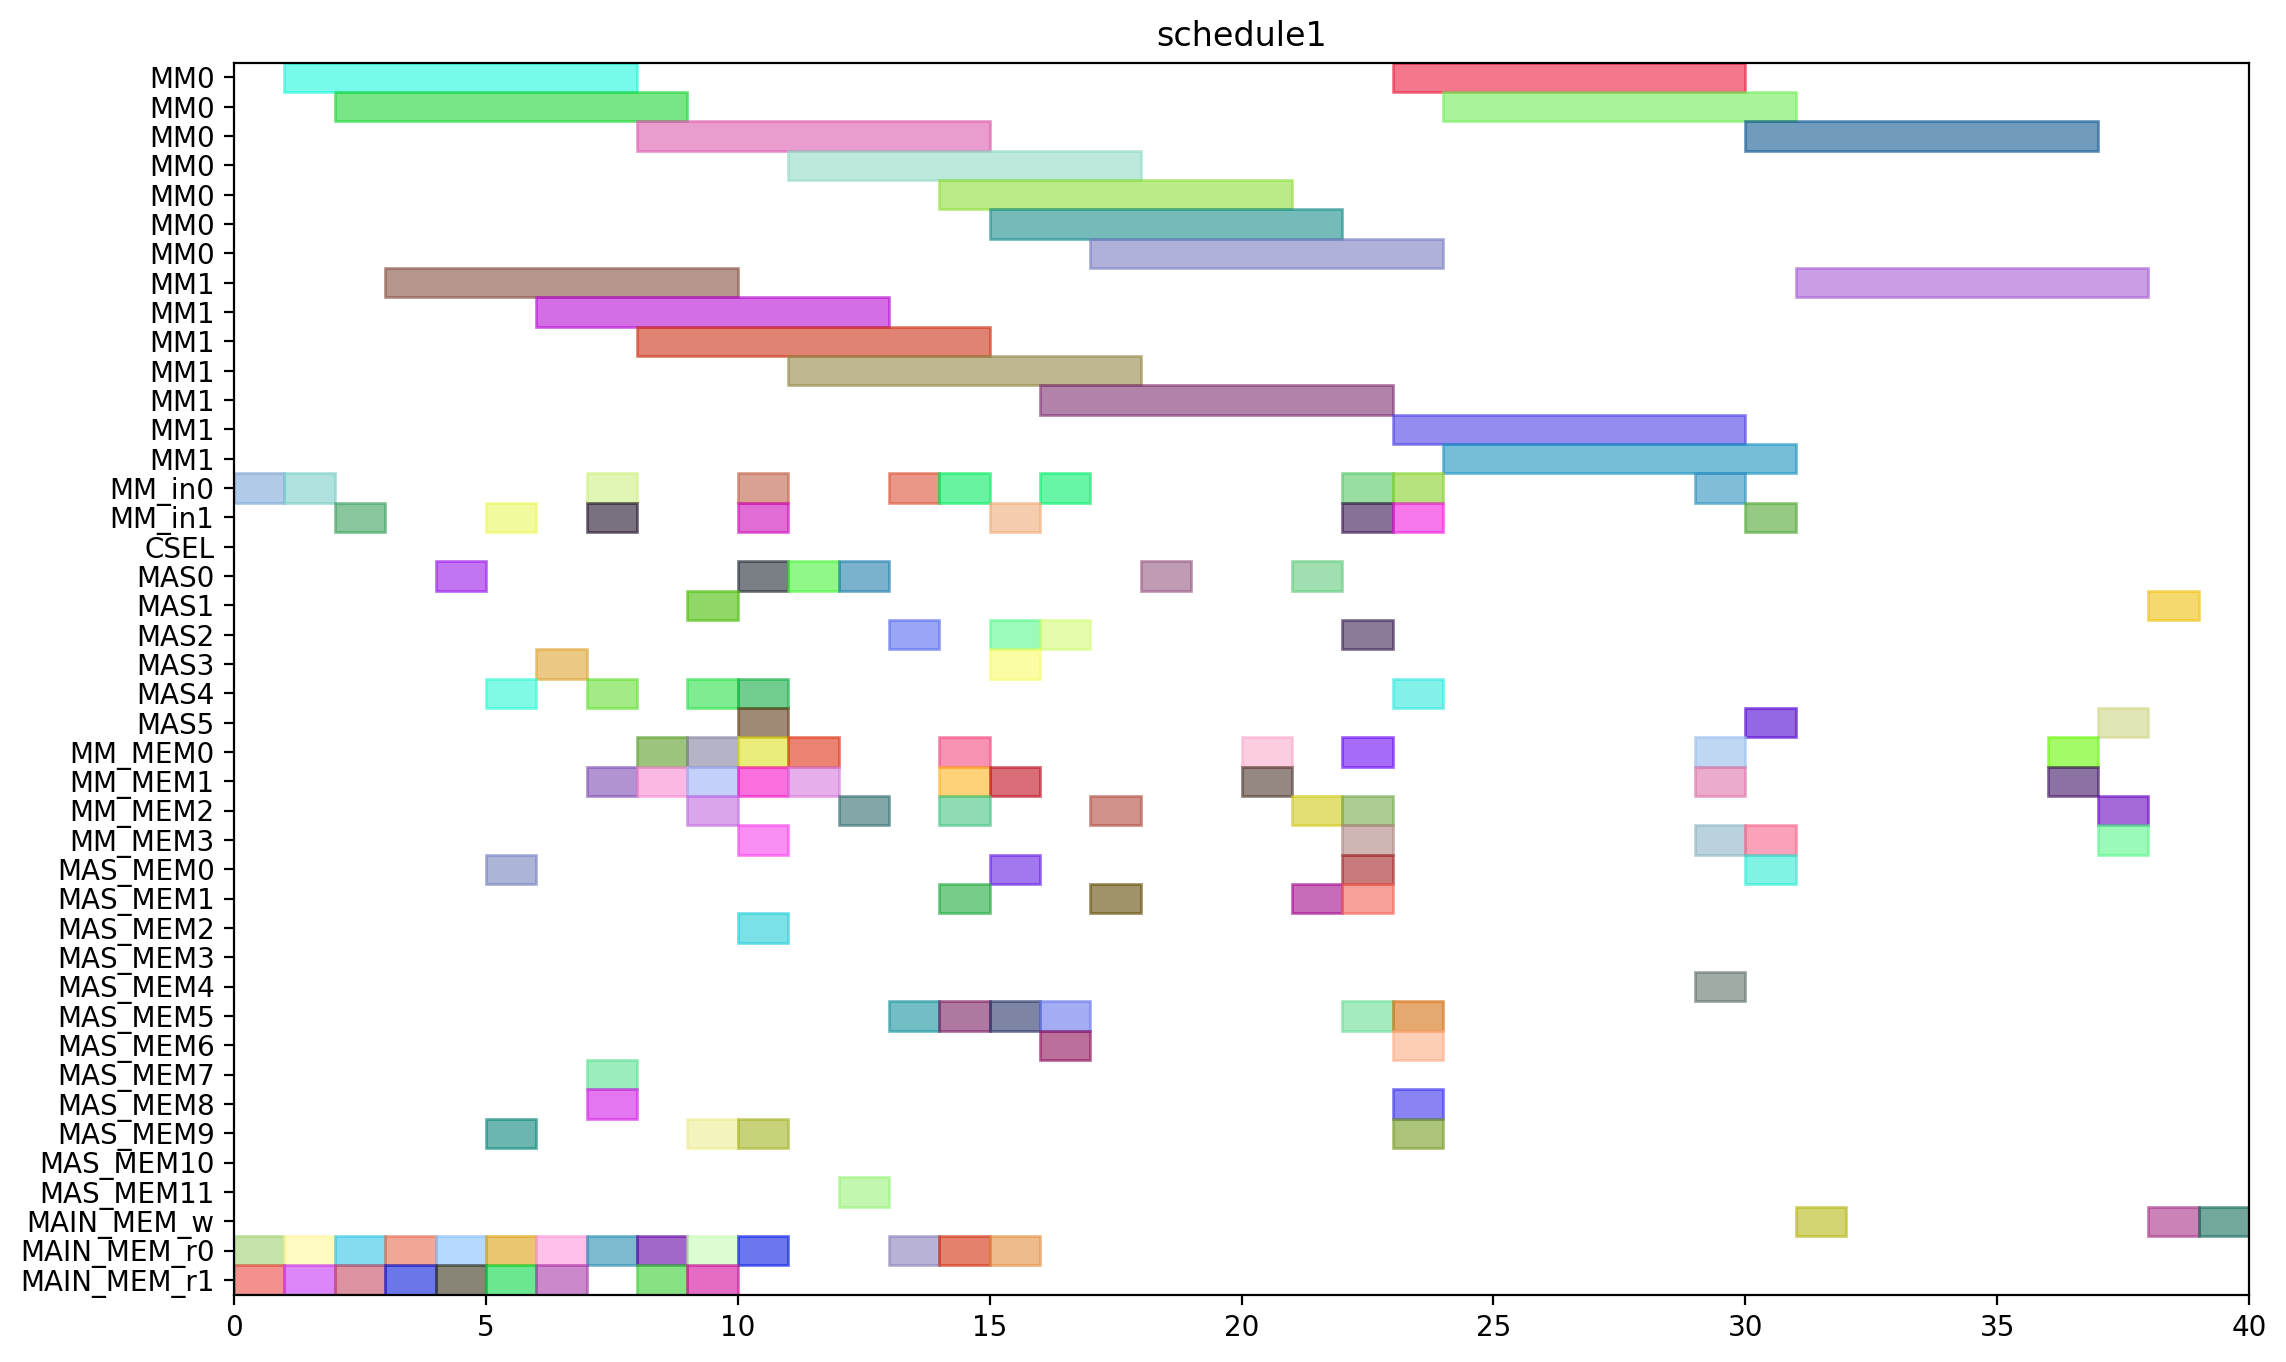

Here is the Python script that generated this plot:
from pyschedule import Scenario, solvers, plotters, alt


def solve():
	horizon = 150
	S = Scenario("schedule1", horizon=horizon)

	# resource
	MM = S.Resources('MM', num=2, size=7)
	MM_in = S.Resources('MM_in', num=2)
	CSEL = S.Resource('CSEL')
	MAS = S.Resources('MAS', num=6, size=1, periods=range(1, horizon))
	MM_MEM = S.Resources('MM_MEM', num=4)
	MAS_MEM = S.Resources('MAS_MEM', num=12)
	MAIN_MEM_w = S.Resource('MAIN_MEM_w', size=1)
	MAIN_MEM_r = S.Resources('MAIN_MEM_r', num=2)

	# result of previous scheduling
	t2_in = S.Task('t2_in', length=1, delay_cost=1)
	S += t2_in >= 0
	t2_in += MM_in[0]

	t2_mem0 = S.Task('t2_mem0', length=1, delay_cost=1)
	S += t2_mem0 >= 0
	t2_mem0 += MAIN_MEM_r[0]

	t2_mem1 = S.Task('t2_mem1', length=1, delay_cost=1)
	S += t2_mem1 >= 0
	t2_mem1 += MAIN_MEM_r[1]

	t0_in = S.Task('t0_in', length=1, delay_cost=1)
	S += t0_in >= 1
	t0_in += MM_in[0]

	t0_mem0 = S.Task('t0_mem0', length=1, delay_cost=1)
	S += t0_mem0 >= 1
	t0_mem0 += MAIN_MEM_r[0]

	t0_mem1 = S.Task('t0_mem1', length=1, delay_cost=1)
	S += t0_mem1 >= 1
	t0_mem1 += MAIN_MEM_r[1]

	t2 = S.Task('t2', length=7, delay_cost=1)
	S += t2 >= 1
	t2 += MM[0]

	t0 = S.Task('t0', length=7, delay_cost=1)
	S += t0 >= 2
	t0 += MM[0]

	t1_in = S.Task('t1_in', length=1, delay_cost=1)
	S += t1_in >= 2
	t1_in += MM_in[1]

	t1_mem0 = S.Task('t1_mem0', length=1, delay_cost=1)
	S += t1_mem0 >= 2
	t1_mem0 += MAIN_MEM_r[0]

	t1_mem1 = S.Task('t1_mem1', length=1, delay_cost=1)
	S += t1_mem1 >= 2
	t1_mem1 += MAIN_MEM_r[1]

	t1 = S.Task('t1', length=7, delay_cost=1)
	S += t1 >= 3
	t1 += MM[1]

	t8_mem0 = S.Task('t8_mem0', length=1, delay_cost=1)
	S += t8_mem0 >= 3
	t8_mem0 += MAIN_MEM_r[0]

	t8_mem1 = S.Task('t8_mem1', length=1, delay_cost=1)
	S += t8_mem1 >= 3
	t8_mem1 += MAIN_MEM_r[1]

	t8 = S.Task('t8', length=1, delay_cost=1)
	S += t8 >= 4
	t8 += MAS[0]

	t9_mem0 = S.Task('t9_mem0', length=1, delay_cost=1)
	S += t9_mem0 >= 4
	t9_mem0 += MAIN_MEM_r[0]

	t9_mem1 = S.Task('t9_mem1', length=1, delay_cost=1)
	S += t9_mem1 >= 4
	t9_mem1 += MAIN_MEM_r[1]

	t10_in = S.Task('t10_in', length=1, delay_cost=1)
	S += t10_in >= 5
	t10_in += MM_in[1]

	t10_mem0 = S.Task('t10_mem0', length=1, delay_cost=1)
	S += t10_mem0 >= 5
	t10_mem0 += MAS_MEM[0]

	t10_mem1 = S.Task('t10_mem1', length=1, delay_cost=1)
	S += t10_mem1 >= 5
	t10_mem1 += MAS_MEM[9]

	t4_mem0 = S.Task('t4_mem0', length=1, delay_cost=1)
	S += t4_mem0 >= 5
	t4_mem0 += MAIN_MEM_r[0]

	t4_mem1 = S.Task('t4_mem1', length=1, delay_cost=1)
	S += t4_mem1 >= 5
	t4_mem1 += MAIN_MEM_r[1]

	t9 = S.Task('t9', length=1, delay_cost=1)
	S += t9 >= 5
	t9 += MAS[4]

	t10 = S.Task('t10', length=7, delay_cost=1)
	S += t10 >= 6
	t10 += MM[1]

	t3_mem0 = S.Task('t3_mem0', length=1, delay_cost=1)
	S += t3_mem0 >= 6
	t3_mem0 += MAIN_MEM_r[0]

	t3_mem1 = S.Task('t3_mem1', length=1, delay_cost=1)
	S += t3_mem1 >= 6
	t3_mem1 += MAIN_MEM_r[1]

	t4 = S.Task('t4', length=1, delay_cost=1)
	S += t4 >= 6
	t4 += MAS[3]

	t26_in = S.Task('t26_in', length=1, delay_cost=1)
	S += t26_in >= 7
	t26_in += MM_in[0]

	t26_mem0 = S.Task('t26_mem0', length=1, delay_cost=1)
	S += t26_mem0 >= 7
	t26_mem0 += MAIN_MEM_r[0]

	t26_mem1 = S.Task('t26_mem1', length=1, delay_cost=1)
	S += t26_mem1 >= 7
	t26_mem1 += MM_MEM[1]

	t3 = S.Task('t3', length=1, delay_cost=1)
	S += t3 >= 7
	t3 += MAS[4]

	t5_in = S.Task('t5_in', length=1, delay_cost=1)
	S += t5_in >= 7
	t5_in += MM_in[1]

	t5_mem0 = S.Task('t5_mem0', length=1, delay_cost=1)
	S += t5_mem0 >= 7
	t5_mem0 += MAS_MEM[8]

	t5_mem1 = S.Task('t5_mem1', length=1, delay_cost=1)
	S += t5_mem1 >= 7
	t5_mem1 += MAS_MEM[7]

	t13_mem0 = S.Task('t13_mem0', length=1, delay_cost=1)
	S += t13_mem0 >= 8
	t13_mem0 += MAIN_MEM_r[0]

	t13_mem1 = S.Task('t13_mem1', length=1, delay_cost=1)
	S += t13_mem1 >= 8
	t13_mem1 += MAIN_MEM_r[1]

	t24_mem0 = S.Task('t24_mem0', length=1, delay_cost=1)
	S += t24_mem0 >= 8
	t24_mem0 += MM_MEM[0]

	t24_mem1 = S.Task('t24_mem1', length=1, delay_cost=1)
	S += t24_mem1 >= 8
	t24_mem1 += MM_MEM[1]

	t26 = S.Task('t26', length=7, delay_cost=1)
	S += t26 >= 8
	t26 += MM[0]

	t5 = S.Task('t5', length=7, delay_cost=1)
	S += t5 >= 8
	t5 += MM[1]

	t11_mem0 = S.Task('t11_mem0', length=1, delay_cost=1)
	S += t11_mem0 >= 9
	t11_mem0 += MM_MEM[2]

	t11_mem1 = S.Task('t11_mem1', length=1, delay_cost=1)
	S += t11_mem1 >= 9
	t11_mem1 += MM_MEM[1]

	t13 = S.Task('t13', length=1, delay_cost=1)
	S += t13 >= 9
	t13 += MAS[1]

	t14_mem0 = S.Task('t14_mem0', length=1, delay_cost=1)
	S += t14_mem0 >= 9
	t14_mem0 += MAIN_MEM_r[0]

	t14_mem1 = S.Task('t14_mem1', length=1, delay_cost=1)
	S += t14_mem1 >= 9
	t14_mem1 += MAIN_MEM_r[1]

	t24 = S.Task('t24', length=1, delay_cost=1)
	S += t24 >= 9
	t24 += MAS[4]

	t25_mem0 = S.Task('t25_mem0', length=1, delay_cost=1)
	S += t25_mem0 >= 9
	t25_mem0 += MM_MEM[0]

	t25_mem1 = S.Task('t25_mem1', length=1, delay_cost=1)
	S += t25_mem1 >= 9
	t25_mem1 += MAS_MEM[9]

	t11 = S.Task('t11', length=1, delay_cost=1)
	S += t11 >= 10
	t11 += MAS[5]

	t14 = S.Task('t14', length=1, delay_cost=1)
	S += t14 >= 10
	t14 += MAS[4]

	t15_in = S.Task('t15_in', length=1, delay_cost=1)
	S += t15_in >= 10
	t15_in += MM_in[1]

	t15_mem0 = S.Task('t15_mem0', length=1, delay_cost=1)
	S += t15_mem0 >= 10
	t15_mem0 += MAS_MEM[2]

	t15_mem1 = S.Task('t15_mem1', length=1, delay_cost=1)
	S += t15_mem1 >= 10
	t15_mem1 += MAS_MEM[9]

	t19_in = S.Task('t19_in', length=1, delay_cost=1)
	S += t19_in >= 10
	t19_in += MM_in[0]

	t19_mem0 = S.Task('t19_mem0', length=1, delay_cost=1)
	S += t19_mem0 >= 10
	t19_mem0 += MAIN_MEM_r[0]

	t19_mem1 = S.Task('t19_mem1', length=1, delay_cost=1)
	S += t19_mem1 >= 10
	t19_mem1 += MM_MEM[1]

	t25 = S.Task('t25', length=1, delay_cost=1)
	S += t25 >= 10
	t25 += MAS[0]

	t6_mem0 = S.Task('t6_mem0', length=1, delay_cost=1)
	S += t6_mem0 >= 10
	t6_mem0 += MM_MEM[0]

	t6_mem1 = S.Task('t6_mem1', length=1, delay_cost=1)
	S += t6_mem1 >= 10
	t6_mem1 += MM_MEM[3]

	t15 = S.Task('t15', length=7, delay_cost=1)
	S += t15 >= 11
	t15 += MM[1]

	t16_mem0 = S.Task('t16_mem0', length=1, delay_cost=1)
	S += t16_mem0 >= 11
	t16_mem0 += MM_MEM[0]

	t16_mem1 = S.Task('t16_mem1', length=1, delay_cost=1)
	S += t16_mem1 >= 11
	t16_mem1 += MM_MEM[1]

	t19 = S.Task('t19', length=7, delay_cost=1)
	S += t19 >= 11
	t19 += MM[0]

	t6 = S.Task('t6', length=1, delay_cost=1)
	S += t6 >= 11
	t6 += MAS[0]

	t12_mem0 = S.Task('t12_mem0', length=1, delay_cost=1)
	S += t12_mem0 >= 12
	t12_mem0 += MM_MEM[2]

	t12_mem1 = S.Task('t12_mem1', length=1, delay_cost=1)
	S += t12_mem1 >= 12
	t12_mem1 += MAS_MEM[11]

	t16 = S.Task('t16', length=1, delay_cost=1)
	S += t16 >= 12
	t16 += MAS[0]

	t12 = S.Task('t12', length=1, delay_cost=1)
	S += t12 >= 13
	t12 += MAS[2]

	t18_in = S.Task('t18_in', length=1, delay_cost=1)
	S += t18_in >= 13
	t18_in += MM_in[0]

	t18_mem0 = S.Task('t18_mem0', length=1, delay_cost=1)
	S += t18_mem0 >= 13
	t18_mem0 += MAIN_MEM_r[0]

	t18_mem1 = S.Task('t18_mem1', length=1, delay_cost=1)
	S += t18_mem1 >= 13
	t18_mem1 += MAS_MEM[5]

	t18 = S.Task('t18', length=7, delay_cost=1)
	S += t18 >= 14
	t18 += MM[0]

	t27_in = S.Task('t27_in', length=1, delay_cost=1)
	S += t27_in >= 14
	t27_in += MM_in[0]

	t27_mem0 = S.Task('t27_mem0', length=1, delay_cost=1)
	S += t27_mem0 >= 14
	t27_mem0 += MAIN_MEM_r[0]

	t27_mem1 = S.Task('t27_mem1', length=1, delay_cost=1)
	S += t27_mem1 >= 14
	t27_mem1 += MAS_MEM[5]

	t29_mem0 = S.Task('t29_mem0', length=1, delay_cost=1)
	S += t29_mem0 >= 14
	t29_mem0 += MM_MEM[0]

	t29_mem1 = S.Task('t29_mem1', length=1, delay_cost=1)
	S += t29_mem1 >= 14
	t29_mem1 += MM_MEM[1]

	t7_mem0 = S.Task('t7_mem0', length=1, delay_cost=1)
	S += t7_mem0 >= 14
	t7_mem0 += MM_MEM[2]

	t7_mem1 = S.Task('t7_mem1', length=1, delay_cost=1)
	S += t7_mem1 >= 14
	t7_mem1 += MAS_MEM[1]

	t27 = S.Task('t27', length=7, delay_cost=1)
	S += t27 >= 15
	t27 += MM[0]

	t28_mem0 = S.Task('t28_mem0', length=1, delay_cost=1)
	S += t28_mem0 >= 15
	t28_mem0 += MAS_MEM[0]

	t28_mem1 = S.Task('t28_mem1', length=1, delay_cost=1)
	S += t28_mem1 >= 15
	t28_mem1 += MM_MEM[1]

	t29 = S.Task('t29', length=1, delay_cost=1)
	S += t29 >= 15
	t29 += MAS[2]

	t30_in = S.Task('t30_in', length=1, delay_cost=1)
	S += t30_in >= 15
	t30_in += MM_in[1]

	t30_mem0 = S.Task('t30_mem0', length=1, delay_cost=1)
	S += t30_mem0 >= 15
	t30_mem0 += MAIN_MEM_r[0]

	t30_mem1 = S.Task('t30_mem1', length=1, delay_cost=1)
	S += t30_mem1 >= 15
	t30_mem1 += MAS_MEM[5]

	t7 = S.Task('t7', length=1, delay_cost=1)
	S += t7 >= 15
	t7 += MAS[3]

	t28 = S.Task('t28', length=1, delay_cost=1)
	S += t28 >= 16
	t28 += MAS[2]

	t30 = S.Task('t30', length=7, delay_cost=1)
	S += t30 >= 16
	t30 += MM[1]

	t35_in = S.Task('t35_in', length=1, delay_cost=1)
	S += t35_in >= 16
	t35_in += MM_in[0]

	t35_mem0 = S.Task('t35_mem0', length=1, delay_cost=1)
	S += t35_mem0 >= 16
	t35_mem0 += MAS_MEM[6]

	t35_mem1 = S.Task('t35_mem1', length=1, delay_cost=1)
	S += t35_mem1 >= 16
	t35_mem1 += MAS_MEM[5]

	t17_mem0 = S.Task('t17_mem0', length=1, delay_cost=1)
	S += t17_mem0 >= 17
	t17_mem0 += MM_MEM[2]

	t17_mem1 = S.Task('t17_mem1', length=1, delay_cost=1)
	S += t17_mem1 >= 17
	t17_mem1 += MAS_MEM[1]

	t35 = S.Task('t35', length=7, delay_cost=1)
	S += t35 >= 17
	t35 += MM[0]

	t17 = S.Task('t17', length=1, delay_cost=1)
	S += t17 >= 18
	t17 += MAS[0]

	t20_mem0 = S.Task('t20_mem0', length=1, delay_cost=1)
	S += t20_mem0 >= 20
	t20_mem0 += MM_MEM[0]

	t20_mem1 = S.Task('t20_mem1', length=1, delay_cost=1)
	S += t20_mem1 >= 20
	t20_mem1 += MM_MEM[1]

	t20 = S.Task('t20', length=1, delay_cost=1)
	S += t20 >= 21
	t20 += MAS[0]

	t31_in = S.Task('t31_in', length=1, delay_cost=1)
	S += t31_in >= 22
	t31_in += MM_in[1]

	t31_mem0 = S.Task('t31_mem0', length=1, delay_cost=1)
	S += t31_mem0 >= 22
	t31_mem0 += MM_MEM[0]

	t31_mem1 = S.Task('t31_mem1', length=1, delay_cost=1)
	S += t31_mem1 >= 22
	t31_mem1 += MM_MEM[3]

	t31 = S.Task('t31', length=7, delay_cost=1)
	S += t31 >= 23
	t31 += MM[1]


	# new tasks
	t21 = S.Task('t21', length=1, delay_cost=1)
	t21 += alt(MAS)
	t21_mem0 = S.Task('t21_mem0', length=1, delay_cost=1)
	t21_mem0 += MM_MEM[2]
	S += 9 < t21_mem0
	S += t21_mem0 <= t21

	t21_mem1 = S.Task('t21_mem1', length=1, delay_cost=1)
	t21_mem1 += MAS_MEM[1]
	S += 21 < t21_mem1
	S += t21_mem1 <= t21

	t22 = S.Task('t22', length=1, delay_cost=1)
	t22 += alt(MAS)
	t22_mem0 = S.Task('t22_mem0', length=1, delay_cost=1)
	t22_mem0 += MM_MEM[2]
	S += 9 < t22_mem0
	S += t22_mem0 <= t22

	t22_mem1 = S.Task('t22_mem1', length=1, delay_cost=1)
	t22_mem1 += MAS_MEM[1]
	S += 21 < t22_mem1
	S += t22_mem1 <= t22

	t32 = S.Task('t32', length=7, delay_cost=1)
	t32 += alt(MM)
	t32_in = S.Task('t32_in', length=1, delay_cost=1)
	t32_in += alt(MM_in)
	S += t32_in*MM_in[0]<=t32*MM[0]
	S += t32_in*MM_in[1]<=t32*MM[1]
	t32_mem0 = S.Task('t32_mem0', length=1, delay_cost=1)
	t32_mem0 += MAS_MEM[4]
	S += 16 < t32_mem0
	S += t32_mem0 <= t32

	t32_mem1 = S.Task('t32_mem1', length=1, delay_cost=1)
	t32_mem1 += MM_MEM[3]
	S += 29 < t32_mem1
	S += t32_mem1 <= t32

	t33 = S.Task('t33', length=7, delay_cost=1)
	t33 += alt(MM)
	t33_in = S.Task('t33_in', length=1, delay_cost=1)
	t33_in += alt(MM_in)
	S += t33_in*MM_in[0]<=t33*MM[0]
	S += t33_in*MM_in[1]<=t33*MM[1]
	t33_mem0 = S.Task('t33_mem0', length=1, delay_cost=1)
	t33_mem0 += MAS_MEM[0]
	S += 18 < t33_mem0
	S += t33_mem0 <= t33

	t33_mem1 = S.Task('t33_mem1', length=1, delay_cost=1)
	t33_mem1 += MM_MEM[3]
	S += 29 < t33_mem1
	S += t33_mem1 <= t33

	t23 = S.Task('t23', length=7, delay_cost=1)
	t23 += alt(MM)
	t23_in = S.Task('t23_in', length=1, delay_cost=1)
	t23_in += alt(MM_in)
	S += t23_in*MM_in[0]<=t23*MM[0]
	S += t23_in*MM_in[1]<=t23*MM[1]
	t23_mem0 = S.Task('t23_mem0', length=1, delay_cost=1)
	t23_mem0 += alt(MAS_MEM)
	S += (t21*MAS[0])-1 < t23_mem0*MAS_MEM[0]
	S += (t21*MAS[1])-1 < t23_mem0*MAS_MEM[2]
	S += (t21*MAS[2])-1 < t23_mem0*MAS_MEM[4]
	S += (t21*MAS[3])-1 < t23_mem0*MAS_MEM[6]
	S += (t21*MAS[4])-1 < t23_mem0*MAS_MEM[8]
	S += (t21*MAS[5])-1 < t23_mem0*MAS_MEM[10]
	S += t23_mem0 <= t23

	t23_mem1 = S.Task('t23_mem1', length=1, delay_cost=1)
	t23_mem1 += alt(MAS_MEM)
	S += (t22*MAS[0])-1 < t23_mem1*MAS_MEM[1]
	S += (t22*MAS[1])-1 < t23_mem1*MAS_MEM[3]
	S += (t22*MAS[2])-1 < t23_mem1*MAS_MEM[5]
	S += (t22*MAS[3])-1 < t23_mem1*MAS_MEM[7]
	S += (t22*MAS[4])-1 < t23_mem1*MAS_MEM[9]
	S += (t22*MAS[5])-1 < t23_mem1*MAS_MEM[11]
	S += t23_mem1 <= t23

	t34 = S.Task('t34', length=7, delay_cost=1)
	t34 += alt(MM)
	t34_in = S.Task('t34_in', length=1, delay_cost=1)
	t34_in += alt(MM_in)
	S += t34_in*MM_in[0]<=t34*MM[0]
	S += t34_in*MM_in[1]<=t34*MM[1]
	t34_mem0 = S.Task('t34_mem0', length=1, delay_cost=1)
	t34_mem0 += MAS_MEM[6]
	S += 15 < t34_mem0
	S += t34_mem0 <= t34

	t34_mem1 = S.Task('t34_mem1', length=1, delay_cost=1)
	t34_mem1 += alt(MAS_MEM)
	S += (t21*MAS[0])-1 < t34_mem1*MAS_MEM[1]
	S += (t21*MAS[1])-1 < t34_mem1*MAS_MEM[3]
	S += (t21*MAS[2])-1 < t34_mem1*MAS_MEM[5]
	S += (t21*MAS[3])-1 < t34_mem1*MAS_MEM[7]
	S += (t21*MAS[4])-1 < t34_mem1*MAS_MEM[9]
	S += (t21*MAS[5])-1 < t34_mem1*MAS_MEM[11]
	S += t34_mem1 <= t34

	t36 = S.Task('t36', length=7, delay_cost=1)
	t36 += alt(MM)
	t36_in = S.Task('t36_in', length=1, delay_cost=1)
	t36_in += alt(MM_in)
	S += t36_in*MM_in[0]<=t36*MM[0]
	S += t36_in*MM_in[1]<=t36*MM[1]
	t36_mem0 = S.Task('t36_mem0', length=1, delay_cost=1)
	t36_mem0 += MAS_MEM[0]
	S += 18 < t36_mem0
	S += t36_mem0 <= t36

	t36_mem1 = S.Task('t36_mem1', length=1, delay_cost=1)
	t36_mem1 += alt(MAS_MEM)
	S += (t22*MAS[0])-1 < t36_mem1*MAS_MEM[1]
	S += (t22*MAS[1])-1 < t36_mem1*MAS_MEM[3]
	S += (t22*MAS[2])-1 < t36_mem1*MAS_MEM[5]
	S += (t22*MAS[3])-1 < t36_mem1*MAS_MEM[7]
	S += (t22*MAS[4])-1 < t36_mem1*MAS_MEM[9]
	S += (t22*MAS[5])-1 < t36_mem1*MAS_MEM[11]
	S += t36_mem1 <= t36

	PY_new = S.Task('PY_new', length=1, delay_cost=1)
	PY_new += alt(MAS)
	S += 0<PY_new

	PY_new_w = S.Task('PY_new_w', length=1, delay_cost=1)
	PY_new_w += alt(MAIN_MEM_w)
	S += PY_new <= PY_new_w

	PY_new_mem0 = S.Task('PY_new_mem0', length=1, delay_cost=1)
	PY_new_mem0 += alt(MM_MEM)
	S += (t23*MM[0])-1 < PY_new_mem0*MM_MEM[0]
	S += (t23*MM[1])-1 < PY_new_mem0*MM_MEM[2]
	S += PY_new_mem0 <= PY_new

	PY_new_mem1 = S.Task('PY_new_mem1', length=1, delay_cost=1)
	PY_new_mem1 += alt(MM_MEM)
	S += (t32*MM[0])-1 < PY_new_mem1*MM_MEM[1]
	S += (t32*MM[1])-1 < PY_new_mem1*MM_MEM[3]
	S += PY_new_mem1 <= PY_new

	PX_new = S.Task('PX_new', length=1, delay_cost=1)
	PX_new += alt(MAS)
	S += 0<PX_new

	PX_new_w = S.Task('PX_new_w', length=1, delay_cost=1)
	PX_new_w += alt(MAIN_MEM_w)
	S += PX_new <= PX_new_w

	PX_new_mem0 = S.Task('PX_new_mem0', length=1, delay_cost=1)
	PX_new_mem0 += alt(MM_MEM)
	S += (t34*MM[0])-1 < PX_new_mem0*MM_MEM[0]
	S += (t34*MM[1])-1 < PX_new_mem0*MM_MEM[2]
	S += PX_new_mem0 <= PX_new

	PX_new_mem1 = S.Task('PX_new_mem1', length=1, delay_cost=1)
	PX_new_mem1 += alt(MM_MEM)
	S += (t33*MM[0])-1 < PX_new_mem1*MM_MEM[1]
	S += (t33*MM[1])-1 < PX_new_mem1*MM_MEM[3]
	S += PX_new_mem1 <= PX_new

	PZ_new = S.Task('PZ_new', length=1, delay_cost=1)
	PZ_new += alt(MAS)
	S += 0<PZ_new

	PZ_new_w = S.Task('PZ_new_w', length=1, delay_cost=1)
	PZ_new_w += alt(MAIN_MEM_w)
	S += PZ_new <= PZ_new_w

	PZ_new_mem0 = S.Task('PZ_new_mem0', length=1, delay_cost=1)
	PZ_new_mem0 += alt(MM_MEM)
	S += (t36*MM[0])-1 < PZ_new_mem0*MM_MEM[0]
	S += (t36*MM[1])-1 < PZ_new_mem0*MM_MEM[2]
	S += PZ_new_mem0 <= PZ_new

	PZ_new_mem1 = S.Task('PZ_new_mem1', length=1, delay_cost=1)
	PZ_new_mem1 += MM_MEM[1]
	S += 23 < PZ_new_mem1
	S += PZ_new_mem1 <= PZ_new

	solvers.mip.solve(S,msg=1,kind='CPLEX',ratio_gap=1.01)

	solution = [['hoge']*len(S.solution()[1]) for i in range(len(S.solution()))]
	for i in range(len(S.solution())):
		for j in range(len(S.solution()[i])):
			solution[i][j]=str(S.solution()[i][j])
	print(solution)

	cycles = int(solution[-1][3])

	pic_file_name = "/home/mfukuda/ABE/multiRAM_multiMAS_16mux/scheduling_result/stage7MM2_stage1MAS6/EP_ADD_A_ANY/schedule1.png"
	if(S.solution() != []):
		plotters.matplotlib.plot(S,img_filename=pic_file_name, show_task_labels=False, fig_size=(cycles*0.25+3, 8))

	return solution
